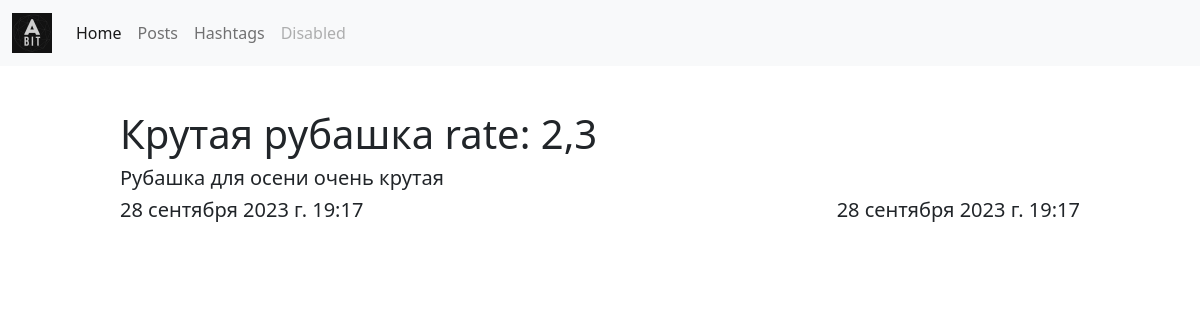
The page /posts/14/ on the database its author committed.
### apps/posts/models.py (models this page shows, shortened)
class Post(models.Model):
    preview = models.ImageField(upload_to='post_previews', blank=True, null=True)
    title = models.CharField(max_length=128)
    description = models.TextField()
    rate = models.FloatField(default=5)
    """ references """
    hashtags = models.ManyToManyField(Hashtag, related_name="posts")
    created_date = models.DateTimeField(auto_now_add=True) # auto_now_add
    modified_date = models.DateTimeField(auto_now=True) # auto_now

### apps/posts/views.py (the view)
# urls.py: path('posts/<int:id>/', posts_views.post_detail_view),
def post_detail_view(request, id):
    if request.method == 'GET':
        post = Post.objects.get(id=id)
        context_data = {
            'post': post
        }
        return render(request, 'posts/detail.html', context=context_data)

### templates/posts/detail.html (shortened to what this page needs)
{% extends 'layouts/index.html' %}
{% block content %}
    <div class="info">
        <h1>{{ post.title }} rate: {{ post.rate }}</h1>
        <h5>{{ post.description }}</h5>
        <div class="dates">
            <h5>{{ post.created_date }}</h5>
            <h5>{{ post.modified_date }}</h5>
        </div>
    </div>
{% endblock %}

### templates/posts/detail.html (style rules this page uses)
.info { width: 80%; margin-top: 20px; margin-left: 10%; }
.dates { display: flex; justify-content: space-between; }

### rows shown on the page
Post: title "Крутая рубашка", rate "2,3", description "Рубашка для осени очень крутая", created_date "28 сентября 2023 г. 19:17", modified_date "28 сентября 2023 г. 19:17"
